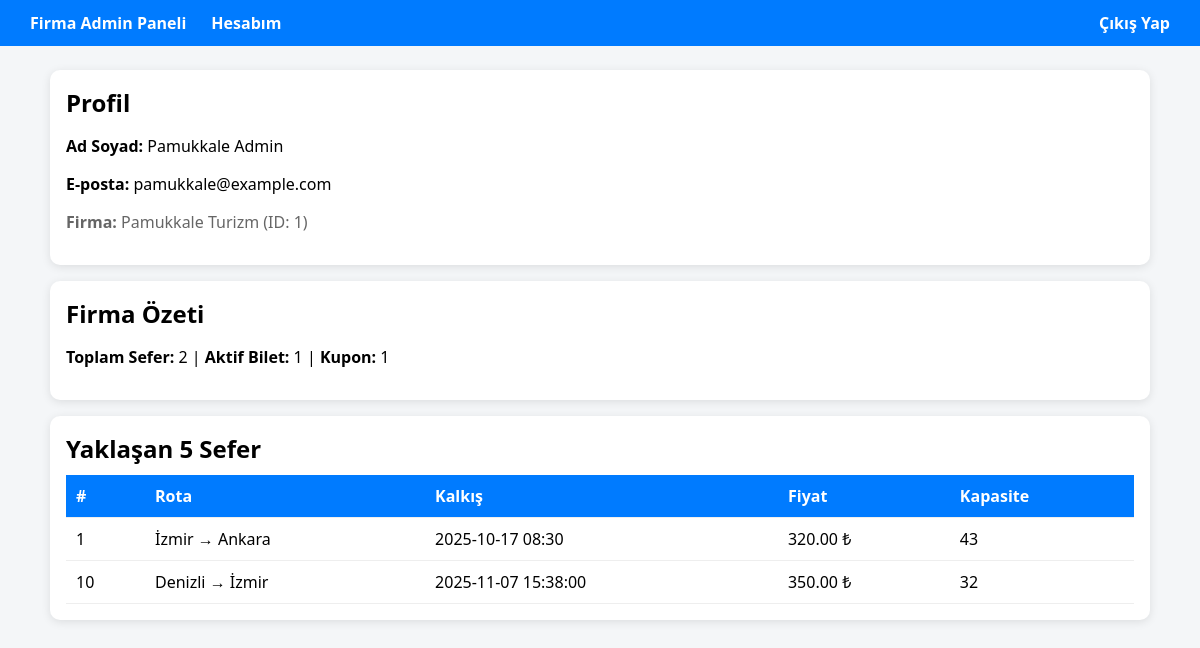
The page /account_company.php (signed in) on the database its author committed.
### tables this page shows
CREATE TABLE "users" (
    id INTEGER PRIMARY KEY AUTOINCREMENT,
    full_name TEXT NOT NULL,
    email TEXT NOT NULL UNIQUE,
    role TEXT NOT NULL,
    password TEXT NOT NULL,
    company_id INTEGER,
    balance REAL DEFAULT 800,
    created_at TEXT DEFAULT CURRENT_TIMESTAMP
);

CREATE TABLE firms (
    id INTEGER PRIMARY KEY AUTOINCREMENT,
    name TEXT NOT NULL
, logo_path TEXT, created_at TEXT);

CREATE TABLE trips (
    id INTEGER PRIMARY KEY,
    company_id INTEGER NOT NULL,
    departure_city TEXT NOT NULL,
    destination_city TEXT NOT NULL,
    departure_time TEXT NOT NULL,
    arrival_time TEXT NOT NULL,
    price REAL NOT NULL,
    capacity INTEGER NOT NULL,
    created_at TEXT DEFAULT CURRENT_TIMESTAMP,
    FOREIGN KEY (company_id) REFERENCES firms(id)
);

### account_company.php (the view, shortened to what this page needs)
<?php
try {
  $sqlitePath = getenv('SQLITE_PATH') ?: __DIR__ . '/sqlite/database.db';
  $db = new PDO('sqlite:' . $sqlitePath);
  $db->setAttribute(PDO::ATTR_ERRMODE, PDO::ERRMODE_EXCEPTION);
  $db->exec("PRAGMA foreign_keys = ON");
  $db->exec("PRAGMA busy_timeout = 3000");
} catch (Exception $e) { die("DB hata: ".htmlspecialchars($e->getMessage())); }
$u = $db->prepare("SELECT full_name, email, company_id FROM users WHERE id=?");
$u->execute([ (int)$_SESSION['user_id'] ]);
$user = $u->fetch(PDO::FETCH_ASSOC) ?: die("Kullanıcı bulunamadı.");
$company_id = (int)$user['company_id'];
$f = $db->prepare("SELECT id, name, created_at FROM firms WHERE id=?");
$f->execute([$company_id]);
$firm = $f->fetch(PDO::FETCH_ASSOC) ?: die("Firma bulunamadı.");
$stats = $db->prepare("
  SELECT
    (SELECT COUNT(*) FROM trips WHERE company_id = :cid) AS trip_count,
    (SELECT COUNT(*) FROM coupons WHERE company_id = :cid) AS coupon_count,
    (SELECT COUNT(*) FROM tickets t JOIN trips tr ON tr.id = t.trip_id WHERE tr.company_id = :cid AND t.status='ACTIVE') AS active_tickets
");
$stats->execute([':cid'=>$company_id]);
$st = $stats->fetch(PDO::FETCH_ASSOC);
$upcoming = $db->prepare("
  SELECT id, departure_city, destination_city, departure_time, price, capacity
  FROM trips
  WHERE company_id = :cid
  ORDER BY datetime(departure_time) ASC
  LIMIT 5
");
$upcoming->execute([':cid'=>$company_id]);
$rows = $upcoming->fetchAll(PDO::FETCH_ASSOC);
?>
<!DOCTYPE html>
<html>
<head>
</head>
<body>
<div class="nav">
  <div class="left">
    <a href="company_admin_panel.php">Firma Admin Paneli</a>
    <a href="account_company.php">Hesabım</a>
  </div>
  <div class="right">
    <a href="logout.php" class="logout">Çıkış Yap</a>
  </div>
</div>
<div class="wrap">
  <div class="card">
    <h2>Profil</h2>
    <p><b>Ad Soyad:</b> <?php echo htmlspecialchars($user['full_name']); ?></p>
    <p><b>E-posta:</b> <?php echo htmlspecialchars($user['email']); ?></p>
    <p class="small"><b>Firma:</b> <?php echo htmlspecialchars($firm['name']); ?> (ID: <?php echo (int)$firm['id']; ?>)</p>
  </div>
  <div class="card">
    <h2>Firma Özeti</h2>
    <p><b>Toplam Sefer:</b> <?php echo (int)$st['trip_count']; ?> |
       <b>Aktif Bilet:</b> <?php echo (int)$st['active_tickets']; ?> |
       <b>Kupon:</b> <?php echo (int)$st['coupon_count']; ?></p>
  </div>
  <div class="card">
    <h2>Yaklaşan 5 Sefer</h2>
    <?php if(!$rows): ?>
      <p>Kayıt yok.</p>
    <?php else: ?>
      <table>
        <tr><th>#</th><th>Rota</th><th>Kalkış</th><th>Fiyat</th><th>Kapasite</th></tr>
        <?php foreach($rows as $r): ?>
        <tr>
          <td><?php echo (int)$r['id']; ?></td>
          <td><?php echo htmlspecialchars($r['departure_city']." → ".$r['destination_city']); ?></td>
          <td><?php echo htmlspecialchars($r['departure_time']); ?></td>
          <td><?php echo number_format((float)$r['price'],2); ?> ₺</td>
          <td><?php echo (int)$r['capacity']; ?></td>
        </tr>
        <?php endforeach; ?>
      </table>
    <?php endif; ?>
  </div>
</div>
</body>
</html>

### account_company.php (style rules this page uses)
body { font-family:'Segoe UI',Tahoma,Verdana,sans-serif;background:#f4f6f8;margin:0 }
.nav { background:#007bff;color:#fff;display:flex;justify-content:space-between;align-items:center;padding:12px 30px }
.nav a { color:#fff;text-decoration:none;font-weight:bold }
.nav .left { display:flex;gap:25px; }
.wrap { max-width:1100px;margin:24px auto;padding:0 16px }
.card { background:#fff;border-radius:10px;box-shadow:0 2px 10px rgba(0,0,0,.1);padding:16px;margin-bottom:16px }
h2 { margin:0 0 10px }
table { width:100%;border-collapse:collapse }
th,td { padding:10px;border-bottom:1px solid #eee;text-align:left }
th { background:#007bff;color:#fff }
.small { color:#666 }

### rows shown on the page
users: full_name "Pamukkale Admin", email "pamukkale@example.com"
firms: name "Pamukkale Turizm", id "1"
trips: id "1", departure_city+destination_city "İzmir → Ankara", departure_time "2025-10-17 08:30", price "320.00", capacity "43"
trips: id "10", departure_city+destination_city "Denizli → İzmir", departure_time "2025-11-07 15:38:00", price "350.00", capacity "32"

### other values the page prints
$st['trip_count'] "2"
$st['active_tickets'] "1"
$st['coupon_count'] "1"
